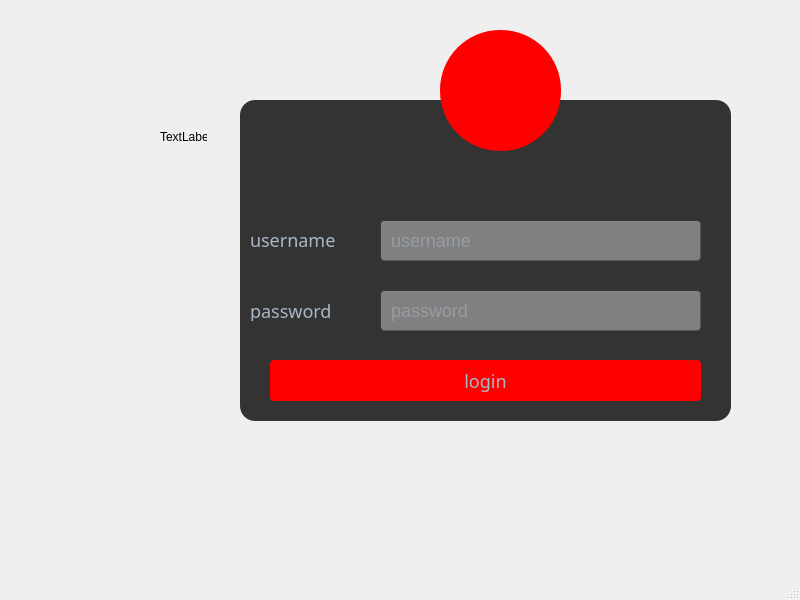
<?xml version="1.0" encoding="UTF-8"?>
<ui version="4.0">
 <class>MainWindow</class>
 <widget class="QMainWindow" name="MainWindow">
  <property name="geometry">
   <rect>
    <x>0</x>
    <y>0</y>
    <width>800</width>
    <height>600</height>
   </rect>
  </property>
  <property name="windowTitle">
   <string>MainWindow</string>
  </property>
  <widget class="QWidget" name="centralwidget">
   <property name="styleSheet">
    <string notr="true">#centralwidget
{
border-image: url(:/new/prefix1/source/sheeps.jpg);

}</string>
   </property>
   <widget class="QFrame" name="frame">
    <property name="geometry">
     <rect>
      <x>240</x>
      <y>100</y>
      <width>491</width>
      <height>321</height>
     </rect>
    </property>
    <property name="styleSheet">
     <string notr="true">background-color: #333;
border-radius:15px;
</string>
    </property>
    <property name="frameShape">
     <enum>QFrame::StyledPanel</enum>
    </property>
    <property name="frameShadow">
     <enum>QFrame::Raised</enum>
    </property>
    <widget class="QLineEdit" name="lineEdit">
     <property name="geometry">
      <rect>
       <x>140</x>
       <y>120</y>
       <width>321</width>
       <height>41</height>
      </rect>
     </property>
     <property name="styleSheet">
      <string notr="true">border-width: 1px; border-radius: 4px;
font-size: 18px;
	border-color: rgb(58, 58, 58);
	border-style: inset;
	padding: 0 8px;
	color: #a9b7c6;
	background:gray;
	selection-background-color:#007b50;
	selection-color: #FFFFFF;</string>
     </property>
     <property name="placeholderText">
      <string>username</string>
     </property>
    </widget>
    <widget class="QLabel" name="label">
     <property name="geometry">
      <rect>
       <x>10</x>
       <y>130</y>
       <width>101</width>
       <height>20</height>
      </rect>
     </property>
     <property name="styleSheet">
      <string notr="true">font-family: century gothic;
font-size: 18px;
color: #a9b7c6;</string>
     </property>
     <property name="text">
      <string>username</string>
     </property>
    </widget>
    <widget class="QLabel" name="label_2">
     <property name="geometry">
      <rect>
       <x>10</x>
       <y>200</y>
       <width>91</width>
       <height>21</height>
      </rect>
     </property>
     <property name="styleSheet">
      <string notr="true">font-family: century gothic;
font-size: 18px;
color: #a9b7c6;</string>
     </property>
     <property name="text">
      <string>password</string>
     </property>
    </widget>
    <widget class="QLineEdit" name="lineEdit_2">
     <property name="geometry">
      <rect>
       <x>140</x>
       <y>190</y>
       <width>321</width>
       <height>41</height>
      </rect>
     </property>
     <property name="styleSheet">
      <string notr="true">border-width: 1px; border-radius: 4px;
font-size: 18px;
	border-color: rgb(58, 58, 58);
	border-style: inset;
	padding: 0 8px;
	color: #a9b7c6;
	background:gray;
	selection-background-color:#007b50;
	selection-color: #FFFFFF;</string>
     </property>
     <property name="echoMode">
      <enum>QLineEdit::Password</enum>
     </property>
     <property name="placeholderText">
      <string>password</string>
     </property>
    </widget>
    <widget class="QPushButton" name="pushButton">
     <property name="geometry">
      <rect>
       <x>30</x>
       <y>260</y>
       <width>431</width>
       <height>41</height>
      </rect>
     </property>
     <property name="styleSheet">
      <string notr="true">#pushButton{

background-color: red;
border-radius: 4px;
	border-color: rgb(58, 58, 58);
	border-style: inset;
font-family: century gothic;
font-size: 18px;
color: #a9b7c6;
}
#pushButton:hover{
border-style: solid;
	border-top-color: transparent;
	border-right-color: transparent;
	border-left-color: transparent;
	border-bottom-color: #e67e22;
	border-bottom-width: 1px;
	border-bottom-radius: 6px;
	border-style: solid;
	color: #FFFFFF;
	padding-bottom: 2px;
	background-color: green;
}</string>
     </property>
     <property name="text">
      <string>login</string>
     </property>
    </widget>
   </widget>
   <widget class="QPushButton" name="pushButton_2">
    <property name="geometry">
     <rect>
      <x>440</x>
      <y>30</y>
      <width>121</width>
      <height>121</height>
     </rect>
    </property>
    <property name="styleSheet">
     <string notr="true">border-radius: 60px;

background-color: red;
border-image: url(:/new/prefix1/source/autentificeation.jpg);</string>
    </property>
    <property name="text">
     <string/>
    </property>
   </widget>
   <widget class="QLabel" name="label_3">
    <property name="geometry">
     <rect>
      <x>160</x>
      <y>130</y>
      <width>47</width>
      <height>14</height>
     </rect>
    </property>
    <property name="text">
     <string>TextLabel</string>
    </property>
   </widget>
  </widget>
  <widget class="QMenuBar" name="menubar">
   <property name="geometry">
    <rect>
     <x>0</x>
     <y>0</y>
     <width>800</width>
     <height>22</height>
    </rect>
   </property>
  </widget>
  <widget class="QStatusBar" name="statusbar"/>
 </widget>
 <resources/>
 <connections/>
</ui>
